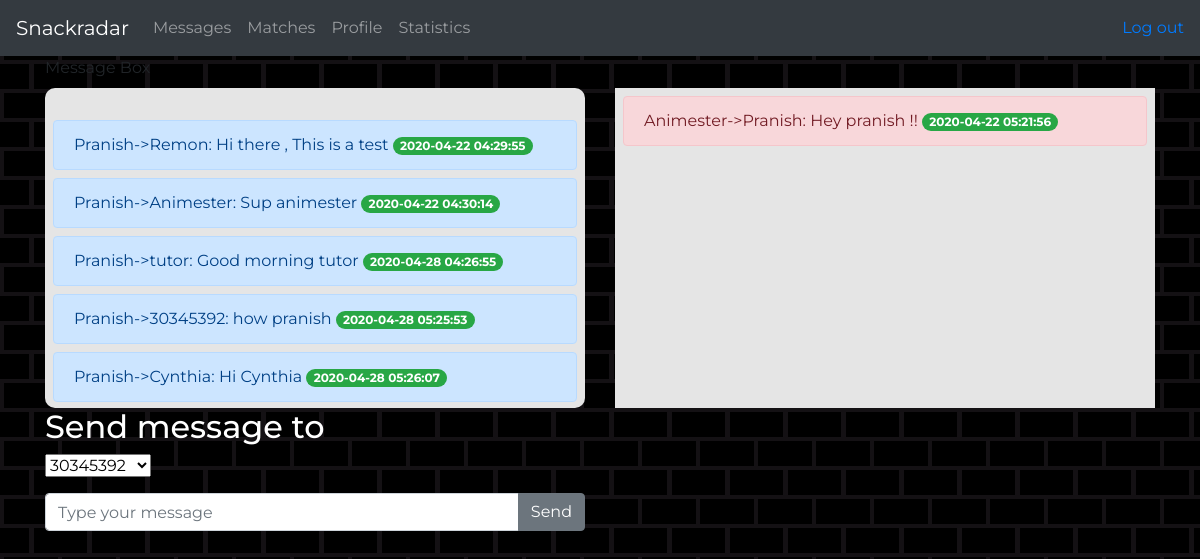
Page /Message.php (signed in) on the committed database.
### tables this page shows
CREATE TABLE `message` (
  `from_user_id` int(11) NOT NULL,
  `to_user_id` int(11) NOT NULL,
  `message_date` timestamp NOT NULL DEFAULT current_timestamp(),
  `text` varchar(255) DEFAULT NULL
);

CREATE TABLE `users` (
  `id` int(11) NOT NULL,
  `name` varchar(255) NOT NULL,
  `email` varchar(50) NOT NULL,
  `password` varchar(255) NOT NULL,
  `profile` varchar(255) DEFAULT NULL,
  `photourl` varchar(255) DEFAULT NULL
);

### Message.php (the view, shortened to what this page needs)
<?php
include "./includes/Header.php"?>
<div class="container">
    <div class="row">
        <div class="col">
            <div class="form-group">
                <label for="exampleInputEmail1">Message Box</label>
                <div class="message-area overflow-auto" style="background:#e5e5e5;height:20rem;border-radius:10px">
                    <br>
                    <?php
require "./config/db.php";
$username = $_SESSION['login-username'];
$sql = "SELECT message.text,message.message_date as 'date',f.name as Fromuser ,t.name as Touser
 from message join users t on message.to_user_id = t.id
 join users f on message.from_user_id = f.id where f.name ='$username' ORDER by message.message_date";
$result = mysqli_query($conn, $sql);
while ($rows = mysqli_fetch_assoc($result)) {
    print "<div class='alert alert-primary mx-2 my-2' role='alert'>" .
        $username . "->" . $rows['Touser'] . ": " . $rows['text'] ." <span class='badge badge-pill badge-success'>
        ".$rows['date']."</span></div>";
}
?>
                </div>
                <form action="config/Message.php" method="POST">
                    <h2 style="color:#fff">Send message to </h2>
                    <select name="toUser">
                        <?php
                            $query = "SELECT name from users WHERE NOT name='$username'";
                            $result = mysqli_query($conn, $query);
                            while ($row = mysqli_fetch_assoc($result)) {
                                print "<option>" . $row['name'] . "</option>";
                            }
                            ?>
                    </select>
            </div>
            <div class="input-group mb-3">
                <input type="text" name="message" class="form-control" placeholder="Type your message"
                    aria-label="Type your message" />
                <div class="input-group-append">
                    <button class="btn btn-secondary" type="submit">
                        Send
                    </button>
                </div>
            </div>
        </div>
        <div class="col">
            <div class="message-area overflow-auto" style="background:#e5e5e5;height:20rem; margin-top:2rem;">
                <?php
                    $sql = "SELECT message.text,message.message_date as 'date',f.name as Touser ,t.name as Fromuser from message join users t on message.from_user_id = t.id join users f on message.to_user_id = f.id where f.name ='$username' ORDER by message.message_date";
                    $result = mysqli_query($conn, $sql);
                    while ($rows = mysqli_fetch_assoc($result)) {
                        print "<div class='alert alert-danger mx-2 my-2' role='alert'>" .
                            $rows['Fromuser'] . "->" . $username . ": " . $rows['text']." <span class='badge badge-pill badge-success'>
                            ".$rows['date']."</span></div>";
                    }
                    ?>
            </div>
        </div>
    </div>

### includes/index.php (shortened to what this page needs)
<!DOCTYPE html>
<html lang="en">
<head>
    <link rel="stylesheet" href="https://stackpath.bootstrapcdn.com/bootstrap/4.4.1/css/bootstrap.min.css"
 />
    <link rel="stylesheet" href="http://localhost/client/public/style.css" type="text/css" />
</head>
<body>
</body>
</html>

### includes/Header.php (shortened to what this page needs)
  <?php include("index.php")?>
<nav class="navbar navbar-expand-lg navbar-dark bg-dark">
  <a class="navbar-brand" href="Dashboard.php">Snackradar</a>
  <div class="collapse navbar-collapse" id="navbarTogglerDemo02">
    <ul class="navbar-nav mr-auto mt-2 mt-lg-0">
      <li class="nav-item">
        <a class="nav-link" href="Message.php">Messages</a>
      </li>
      <li class="nav-item">
        <a class="nav-link" href="Matches.php">Matches</a>
      </li>
      <li class="nav-item">
        <a class="nav-link" href="profile.php">Profile</a>
      </li>
      <li class="nav-item">
        <a class="nav-link" href="statistics.php">Statistics</a>
      </li>
    </ul>
    <form class="form-inline my-2 my-lg-0">
     <a href="http://localhost/client/config/logout.php" class ="my-2 my-sm-0" style="text-decoration:none" name= "log-out">Log out</a>
    </form>
  </div>
</nav>

### public/style.css (style rules this page uses)
body { background-color: #141114; background-image: linear-gradient(335deg, black 23px, transparent 23px), linear-gradient(155deg, black 23px, transparent 23px), linear-gradient(335deg, black 23px, transparent 23px), linear-gradient(155deg, black 23px, transparent 23px); background-size: 58px 58px; font-family: "Montserrat", sans-serif; background-position: 0px 2px, 4px 35px, 29px 31px, 34px 6px; }

### rows in the picture
message: to_user.name "Remon", text "Hi there , This is a test", message_date "2020-04-22 04:29:55"
message: to_user.name "Animester", text "Sup animester", message_date "2020-04-22 04:30:14"
message: to_user.name "tutor", text "Good morning tutor", message_date "2020-04-28 04:26:55"
message: to_user.name "30345392", text "how pranish", message_date "2020-04-28 05:25:53"
message: to_user.name "Cynthia", text "Hi Cynthia", message_date "2020-04-28 05:26:07"
message: from_user.name "Animester", text "Hey pranish !!", message_date "2020-04-22 05:21:56"

### other values in the picture
form field toUser "30345392"
